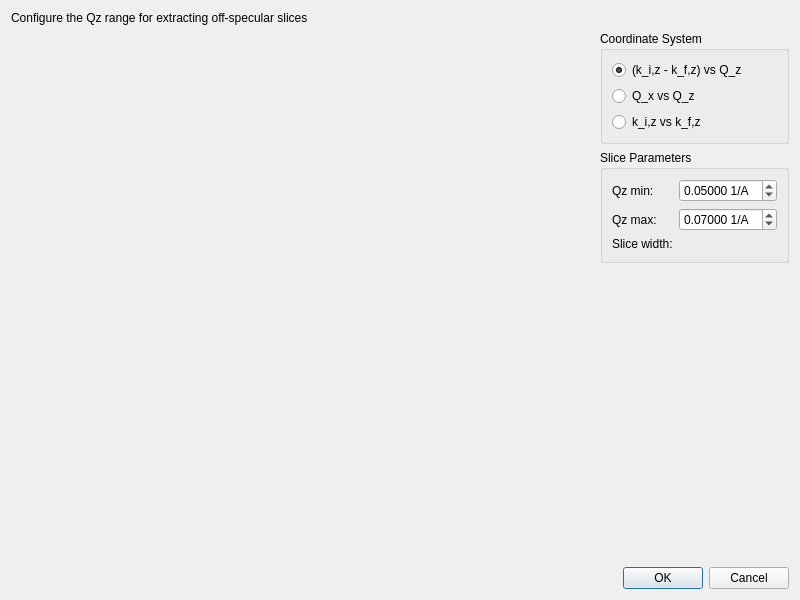
<?xml version="1.0" encoding="UTF-8"?>
<ui version="4.0">
 <class>Dialog</class>
 <widget class="QDialog" name="Dialog">
  <property name="geometry">
   <rect>
    <x>0</x>
    <y>0</y>
    <width>800</width>
    <height>600</height>
   </rect>
  </property>
  <property name="windowTitle">
   <string>Off-Specular Qz Slice Configuration</string>
  </property>
  <layout class="QVBoxLayout" name="verticalLayout">
   <item>
    <widget class="QLabel" name="label">
     <property name="text">
      <string>Configure the Qz range for extracting off-specular slices</string>
     </property>
    </widget>
   </item>
   <item>
    <layout class="QHBoxLayout" name="horizontalLayout">
     <item>
      <widget class="MPLWidget" name="plot" native="true">
       <property name="sizePolicy">
        <sizepolicy hsizetype="Expanding" vsizetype="Expanding">
         <horstretch>0</horstretch>
         <verstretch>0</verstretch>
        </sizepolicy>
       </property>
      </widget>
     </item>
     <item>
      <layout class="QVBoxLayout" name="verticalLayout_2">
       <item>
        <widget class="QGroupBox" name="groupBox">
         <property name="title">
          <string>Coordinate System</string>
         </property>
         <layout class="QVBoxLayout" name="verticalLayout_3">
          <item>
           <widget class="QRadioButton" name="kizmkfzVSqz">
            <property name="text">
             <string>(k_i,z - k_f,z) vs Q_z</string>
            </property>
            <property name="checked">
             <bool>true</bool>
            </property>
           </widget>
          </item>
          <item>
           <widget class="QRadioButton" name="qxVSqz">
            <property name="text">
             <string>Q_x vs Q_z</string>
            </property>
           </widget>
          </item>
          <item>
           <widget class="QRadioButton" name="kizVSkfz">
            <property name="text">
             <string>k_i,z vs k_f,z</string>
            </property>
           </widget>
          </item>
         </layout>
        </widget>
       </item>
       <item>
        <widget class="QGroupBox" name="groupBox_2">
         <property name="title">
          <string>Slice Parameters</string>
         </property>
         <layout class="QFormLayout" name="formLayout">
          <item row="0" column="0">
           <widget class="QLabel" name="label_2">
            <property name="text">
             <string>Qz min:</string>
            </property>
           </widget>
          </item>
          <item row="0" column="1">
           <widget class="QDoubleSpinBox" name="slice_qz_min">
            <property name="suffix">
             <string> 1/A</string>
            </property>
            <property name="decimals">
             <number>5</number>
            </property>
            <property name="minimum">
             <double>-1.000000000000000</double>
            </property>
            <property name="maximum">
             <double>10.000000000000000</double>
            </property>
            <property name="singleStep">
             <double>0.005000000000000</double>
            </property>
            <property name="value">
             <double>0.050000000000000</double>
            </property>
           </widget>
          </item>
          <item row="1" column="0">
           <widget class="QLabel" name="label_3">
            <property name="text">
             <string>Qz max:</string>
            </property>
           </widget>
          </item>
          <item row="1" column="1">
           <widget class="QDoubleSpinBox" name="slice_qz_max">
            <property name="suffix">
             <string> 1/A</string>
            </property>
            <property name="decimals">
             <number>5</number>
            </property>
            <property name="minimum">
             <double>-1.000000000000000</double>
            </property>
            <property name="maximum">
             <double>10.000000000000000</double>
            </property>
            <property name="singleStep">
             <double>0.005000000000000</double>
            </property>
            <property name="value">
             <double>0.070000000000000</double>
            </property>
           </widget>
          </item>
          <item row="2" column="0">
           <widget class="QLabel" name="label_4">
            <property name="text">
             <string>Slice width:</string>
            </property>
           </widget>
          </item>
          <item row="2" column="1">
           <widget class="QLabel" name="slice_width_label">
            <property name="text">
             <string/>
            </property>
           </widget>
          </item>
         </layout>
        </widget>
       </item>
       <item>
        <spacer name="verticalSpacer">
         <property name="orientation">
          <enum>Qt::Vertical</enum>
         </property>
         <property name="sizeHint" stdset="0">
          <size>
           <width>20</width>
           <height>40</height>
          </size>
         </property>
        </spacer>
       </item>
      </layout>
     </item>
    </layout>
   </item>
   <item>
    <widget class="QDialogButtonBox" name="buttonBox">
     <property name="orientation">
      <enum>Qt::Horizontal</enum>
     </property>
     <property name="standardButtons">
      <set>QDialogButtonBox::Cancel|QDialogButtonBox::Ok</set>
     </property>
    </widget>
   </item>
  </layout>
 </widget>
 <customwidgets>
  <customwidget>
   <class>MPLWidget</class>
   <extends>QWidget</extends>
   <header>quicknxs.ui.mplwidget</header>
   <container>1</container>
  </customwidget>
 </customwidgets>
 <resources/>
 <connections>
  <connection>
   <sender>buttonBox</sender>
   <signal>accepted()</signal>
   <receiver>Dialog</receiver>
   <slot>accept()</slot>
   <hints>
    <hint type="sourcelabel">
     <x>248</x>
     <y>254</y>
    </hint>
    <hint type="destinationlabel">
     <x>157</x>
     <y>274</y>
    </hint>
   </hints>
  </connection>
  <connection>
   <sender>buttonBox</sender>
   <signal>rejected()</signal>
   <receiver>Dialog</receiver>
   <slot>reject()</slot>
   <hints>
    <hint type="sourcelabel">
     <x>316</x>
     <y>260</y>
    </hint>
    <hint type="destinationlabel">
     <x>286</x>
     <y>274</y>
    </hint>
   </hints>
  </connection>
  <connection>
   <sender>slice_qz_min</sender>
   <signal>valueChanged(double)</signal>
   <receiver>Dialog</receiver>
   <slot>update_slice_width()</slot>
   <hints>
    <hint type="sourcelabel">
     <x>700</x>
     <y>180</y>
    </hint>
    <hint type="destinationlabel">
     <x>400</x>
     <y>300</y>
    </hint>
   </hints>
  </connection>
  <connection>
   <sender>slice_qz_max</sender>
   <signal>valueChanged(double)</signal>
   <receiver>Dialog</receiver>
   <slot>update_slice_width()</slot>
   <hints>
    <hint type="sourcelabel">
     <x>700</x>
     <y>210</y>
    </hint>
    <hint type="destinationlabel">
     <x>400</x>
     <y>300</y>
    </hint>
   </hints>
  </connection>
  <connection>
   <sender>slice_qz_min</sender>
   <signal>valueChanged(double)</signal>
   <receiver>Dialog</receiver>
   <slot>update_region()</slot>
   <hints>
    <hint type="sourcelabel">
     <x>700</x>
     <y>180</y>
    </hint>
    <hint type="destinationlabel">
     <x>400</x>
     <y>300</y>
    </hint>
   </hints>
  </connection>
  <connection>
   <sender>slice_qz_max</sender>
   <signal>valueChanged(double)</signal>
   <receiver>Dialog</receiver>
   <slot>update_region()</slot>
   <hints>
    <hint type="sourcelabel">
     <x>700</x>
     <y>210</y>
    </hint>
    <hint type="destinationlabel">
     <x>400</x>
     <y>300</y>
    </hint>
   </hints>
  </connection>
  <connection>
   <sender>kizmkfzVSqz</sender>
   <signal>toggled(bool)</signal>
   <receiver>Dialog</receiver>
   <slot>draw_plot()</slot>
   <hints>
    <hint type="sourcelabel">
     <x>100</x>
     <y>50</y>
    </hint>
    <hint type="destinationlabel">
     <x>400</x>
     <y>300</y>
    </hint>
   </hints>
  </connection>
  <connection>
   <sender>qxVSqz</sender>
   <signal>toggled(bool)</signal>
   <receiver>Dialog</receiver>
   <slot>draw_plot()</slot>
   <hints>
    <hint type="sourcelabel">
     <x>100</x>
     <y>70</y>
    </hint>
    <hint type="destinationlabel">
     <x>400</x>
     <y>300</y>
    </hint>
   </hints>
  </connection>
  <connection>
   <sender>kizVSkfz</sender>
   <signal>toggled(bool)</signal>
   <receiver>Dialog</receiver>
   <slot>draw_plot()</slot>
   <hints>
    <hint type="sourcelabel">
     <x>100</x>
     <y>90</y>
    </hint>
    <hint type="destinationlabel">
     <x>400</x>
     <y>300</y>
    </hint>
   </hints>
  </connection>
 </connections>
 <slots>
  <slot>update_slice_width()</slot>
  <slot>update_region()</slot>
  <slot>draw_plot()</slot>
 </slots>
</ui>
